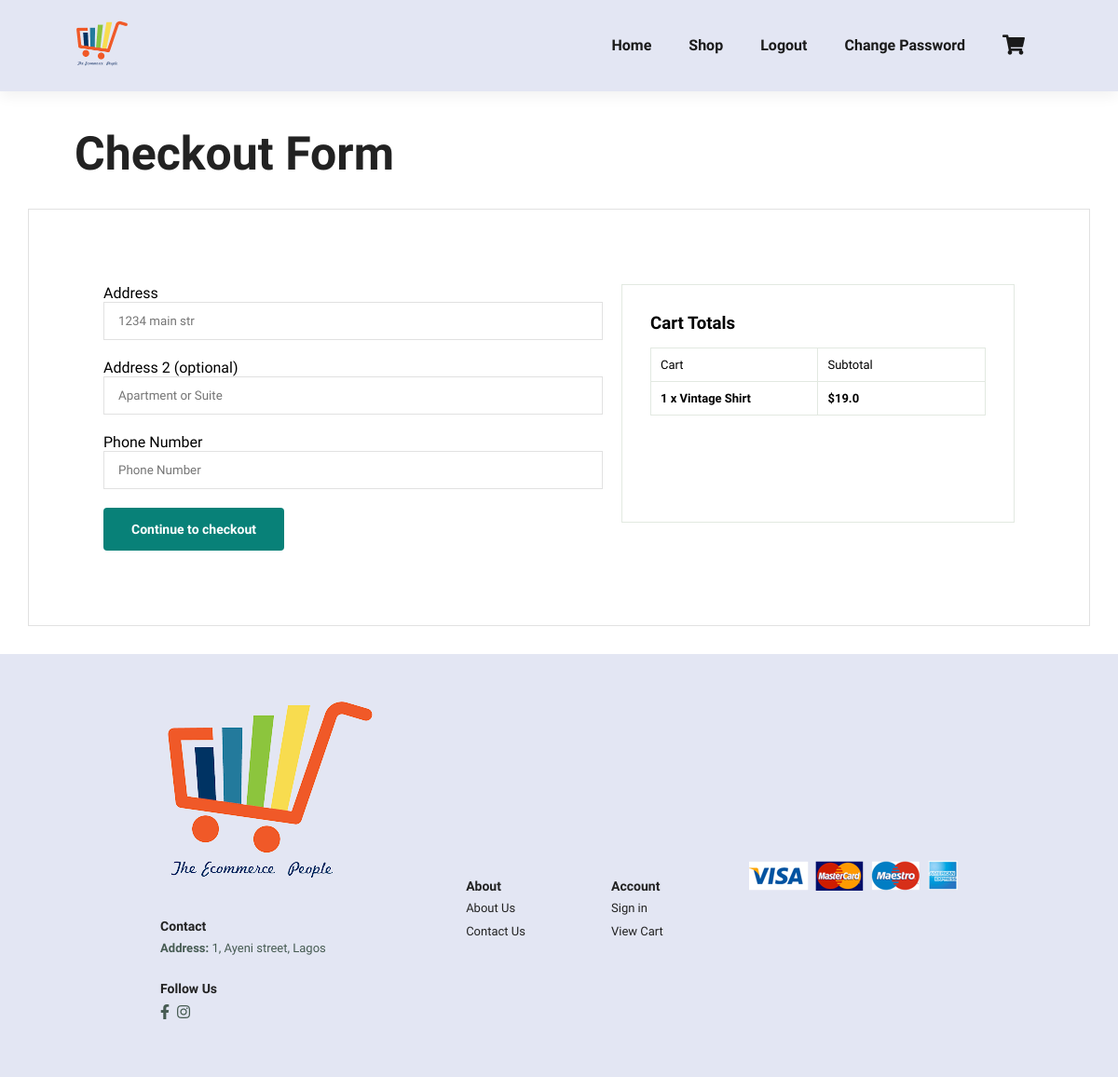
Screenshot of /checkout/ (signed in) with the database file from the repository.
### core/models.py (models this page shows, shortened)
class OrderItem(models.Model):
	user = models.ForeignKey(settings.AUTH_USER_MODEL, on_delete=models.CASCADE)
	ordered = models.BooleanField(default=False)
	item = models.ForeignKey(Item, on_delete=models.CASCADE)
	quantity = models.IntegerField(default=1)
	size = models.CharField(max_length=20)
	color = models.CharField(max_length=20)
	def get_total_discount_price(self):
		return self.quantity * self.item.discount_price
	def get_final_price(self):
		if self.item.discount_price:
			return self.get_total_discount_price()
		return self.get_total_item_price()

class Item(models.Model):
    title = models.CharField(max_length=100)
    brand = models.CharField(max_length=100)
    price = models.FloatField()
    discount_price = models.FloatField(blank=True, null=True)
    category = models.CharField(choices=CATEGORY_CHOICES, max_length=20)
    slug = models.SlugField(unique=True)
    description = models.TextField()
    image = models.ImageField(blank=True, null=True)
    another = models.TextField(blank=True, null=True)
    sizes_of_items = models.ForeignKey(Size_Instance, on_delete=models.CASCADE)
    color_of_items = models.ForeignKey(Color_Instance, on_delete=models.CASCADE)

### core/views.py (the view, shortened to what this page needs)
# urls.py: path('checkout/', CheckoutView.as_view(), name='checkout'),
class CheckoutView(View):
	def get(self, *args, **kwargs):
		try:
			order = Order.objects.get(user=self.request.user, ordered=False)
			form = CheckoutForm()
			context={
			'form': form,
			'order': order
			}
		except ObjectDoesNotExist:
			messages.warning(self.request, "You do not have an active order")
			return redirect("checkout")
		return render(self.request, "checkout-page.html", context)

### core/forms.py
class CheckoutForm(forms.Form):
	street_address = forms.CharField(required=False, widget=forms.TextInput(attrs={
			'placeholder':'1234 main str',
			'class': 'form-c'
		}))
	apartment_address = forms.CharField(required=False, widget=forms.TextInput(attrs={
			'placeholder':'Apartment or Suite',
			'class': 'form-c'
		}))
	phone_number = forms.CharField(required=False, widget=forms.TextInput(attrs={
			'placeholder':'Phone Number',
			'class': 'form-c'
		}))

### templates/checkout-page.html (shortened to what this page needs)
{% extends 'base.html' %}
{% load static %}
{% block content %}
<h2 style="margin-bottom: 10px; padding-bottom: 2px;" class="section-p1">Checkout Form</h2>
<section id="shipping" class="section-p1">
    <form method="POST">
            <label for="address" class="">Address</label>
            {{form.street_address}}
            <label for="address-2" class="">Address 2 (optional)</label>
            {{form.apartment_address}}
            <label for="zip">Phone Number</label>
            {{form.phone_number}}
        <button class="normal" type="submit">Continue to checkout</button>
    </form>
    <div id="subtotals">
        <h3>Cart Totals</h3>
        <table>
            <tr>
                <td>Cart </td>
                <td>Subtotal</td>
            </tr>
            {% for order_item in order.items.all %}
            <tr>
                <td><strong>{{order_item.quantity}} x {{ order_item.item.title }}</strong></td>
                <td><strong>${{ order_item.get_final_price }}</strong></td>
            </tr>
            {% endfor %}
        </table>
    </div>
</section>
  {% endblock content %}

### static_files/main.css (style rules this page uses)
* { margin: 0; padding: 0; box-sizing: border-box; font-family: 'Spartan', sans-serif; }
h2 { font-size:50px; line-height: 54px; color: #222; }
button.normal { font-size: 14px; font-weight: 600; padding: 15px 30px; color: #000; background-color: #fff; border-radius: 4px; cursor: pointer; border: none; outline: none; transition: 0.2s }
.section-p1 { padding: 40px 80px; }
body { width: 100%; }
#shipping { display: flex; justify-content: space-between; margin: 30px; padding: 80px; border: 1px solid #e1e1e1; }
#shipping form { width: 65%; display: flex; flex-direction: column; align-items: flex-start; margin-right:20px ; }
#shipping .form-c { width: 100%; padding: 12px 15px; outline: none; margin-bottom: 20px; border: 1px solid #e1e1e1; }
#shipping form button { background-color: #088178; color: #fff }
#coupon h3, #subtotals h3 { padding-bottom: 15px; }
#subtotals { width: 50%; margin-bottom: 30px; border: 1px solid #e2e9e1; padding: 30px; }
#subtotals table { border-collapse: collapse; width: 100%; margin-bottom: 20px; }
#subtotals table td { width: 50%; border: 1px solid #e2e9e1; padding: 10px; font-size: 13px; }

### rows the page displays
OrderItem: quantity "1", item "Vintage Shirt", get_final_price "19.0"
